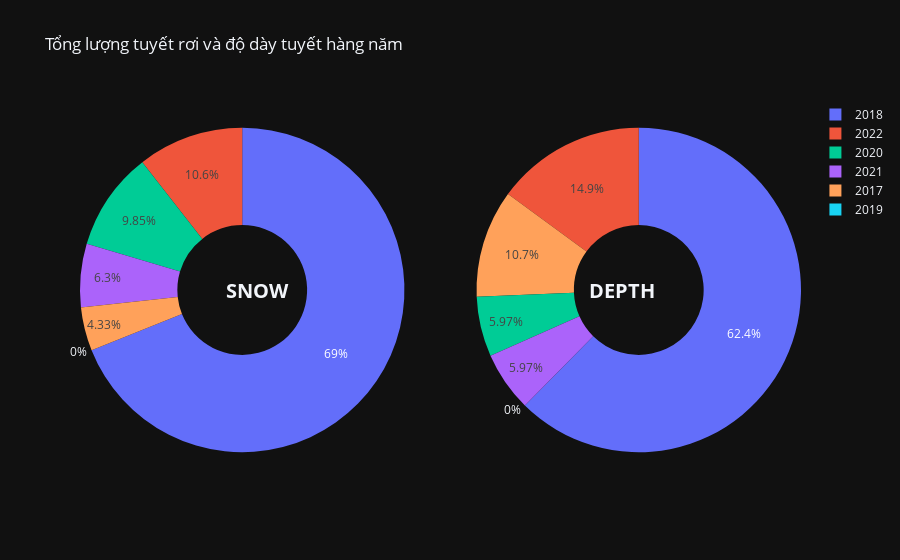

Notebook cell for this chart:
### Markdown cell above
Lượng tuyết rơi

### Code cell
from plotly.subplots import make_subplots
fig = make_subplots(rows=1, cols=2, specs=[[{'type':'domain'}, {'type':'domain'}]])
fig.add_trace(go.Pie(labels=yearly.index.year, values=yearly.snow, name="Lượng tuyết rơi"), 1, 1)
fig.add_trace(go.Pie(labels=yearly.index.year, values=yearly.snwd, name="Độ dày tuyết"), 1, 2)

# Use `hole` to create a donut-like pie chart
fig.update_traces(hole=.4, hoverinfo=f"label+value+name")

fig.update_layout(
    title_text="Tổng lượng tuyết rơi và độ dày tuyết hàng năm",
    # Add annotations in the center of the donut pies.
    annotations=[dict(text='<b>SNOW</b>', x=0.2, y=0.5, font_size=20, showarrow=False),
                 dict(text='<b>DEPTH</b>', x=0.8, y=0.5, font_size=20, showarrow=False)])
fig.show()

### Figure 1 — Plotly figure (JSON) as saved in the notebook; plotly's stock layout.template omitted (floating-point values rounded to 4 significant figures)
{"data": [{"domain": {"x": [0, 0.45], "y": [0, 1]}, "hole": 0.4, "hoverinfo": "label+value+name", "labels": [2017, 2018, 2019, 2020, 2021, 2022], "name": "Lượng tuyết rơi", "type": "pie", "values": [1.1, 17.5, 0, 2.5, 1.6, 2.68]}, {"domain": {"x": [0.55, 1], "y": [0, 1]}, "hole": 0.4, "hoverinfo": "label+value+name", "labels": [2017, 2018, 2019, 2020, 2021, 2022], "name": "Độ dày tuyết", "type": "pie", "values": [3.6, 20.9, 0, 2, 2, 5]}], "layout": {"annotations": [{"font": {"size": 20}, "showarrow": false, "text": "<b>SNOW</b>", "x": 0.2, "y": 0.5}, {"font": {"size": 20}, "showarrow": false, "text": "<b>DEPTH</b>", "x": 0.8, "y": 0.5}], "title": {"text": "Tổng lượng tuyết rơi và độ dày tuyết hàng năm"}}}
